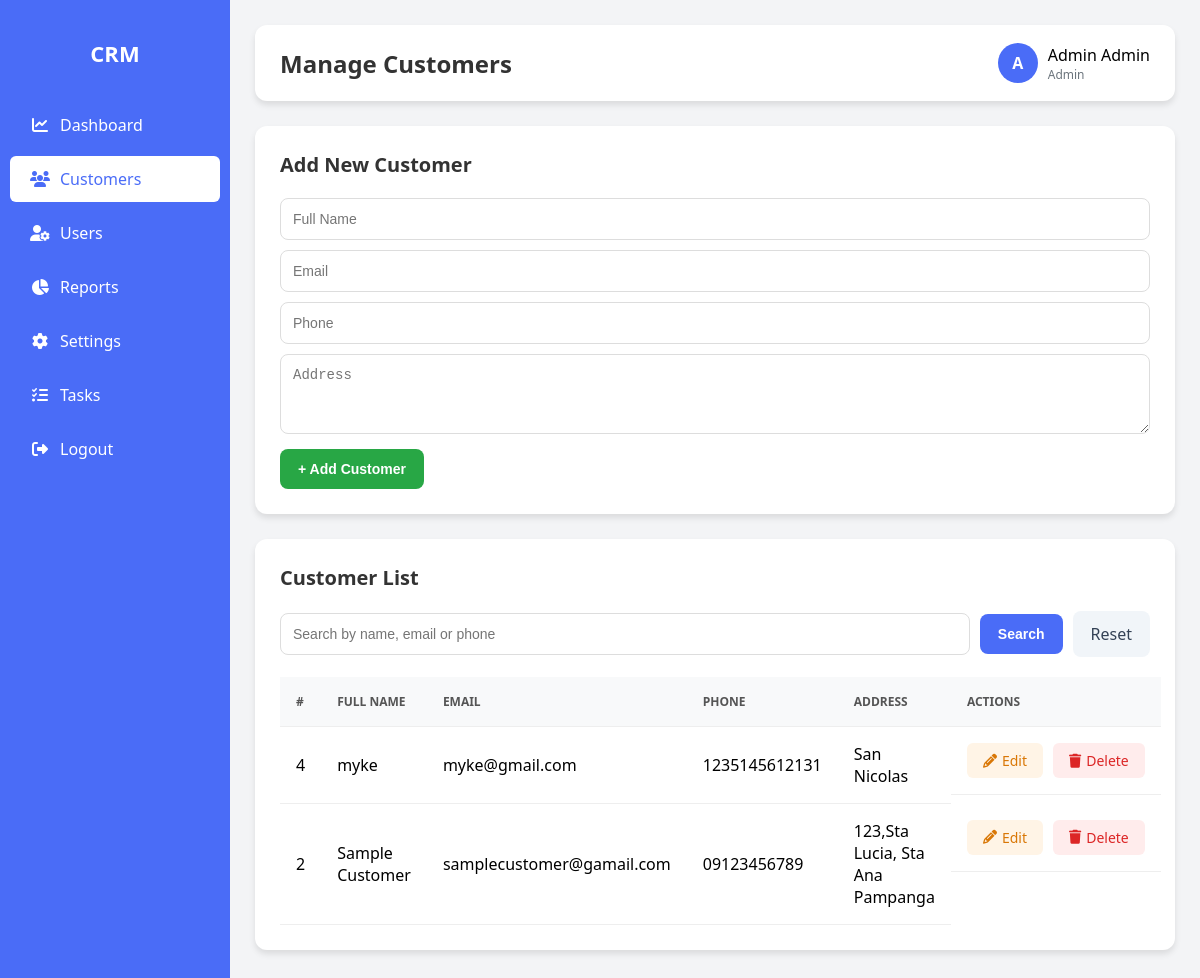
The app's page /customers.php (signed in) with its own data.
### tables this page shows
CREATE TABLE `users` (
  `id` int(11) NOT NULL,
  `name` varchar(100) NOT NULL,
  `email` varchar(100) NOT NULL,
  `password` varchar(255) NOT NULL,
  `role` enum('admin','user') DEFAULT 'user',
  `created_at` timestamp NOT NULL DEFAULT current_timestamp(),
  `updated_at` timestamp NOT NULL DEFAULT current_timestamp() ON UPDATE current_timestamp()
);

CREATE TABLE `customers` (
  `id` int(11) NOT NULL,
  `name` varchar(100) NOT NULL,
  `email` varchar(100) DEFAULT NULL,
  `phone` varchar(20) DEFAULT NULL,
  `address` text DEFAULT NULL,
  `created_at` timestamp NOT NULL DEFAULT current_timestamp()
);

### functions.php (called while the page is built, shortened)
<?php
function getUserDetails($user_id) {
    global $conn;
    $sql = "SELECT * FROM users WHERE id = ?";
    $stmt = $conn->prepare($sql);
    $stmt->bind_param("i", $user_id);
    $stmt->execute();
    $result = $stmt->get_result();
    if ($result->num_rows > 0) {
        $user = $result->fetch_assoc();
        $name_parts = explode(' ', $user['name'], 2);
        $user['first_name'] = $name_parts[0] ?? '';
        $user['last_name'] = $name_parts[1] ?? '';
        return $user;
    }
    return null;
}
?>

### customers.php (the view, shortened to what this page needs)
<?php
include 'config.php';
include 'functions.php';
$user_id = $_SESSION['user_id'];
$user = getUserDetails($user_id);
$role = $user['role'];
$user_name = $user['name'];
$search_term = $_GET['search'] ?? '';
if (!empty($search_term)) {
    $search_like = "%" . $search_term . "%";
    $stmt = $conn->prepare("SELECT * FROM customers WHERE name LIKE ? OR email LIKE ? OR phone LIKE ? ORDER BY id DESC");
    $stmt->bind_param("sss", $search_like, $search_like, $search_like);
    $stmt->execute();
    $result = $stmt->get_result();
    $stmt->close();
} else {
    $result = $conn->query("SELECT * FROM customers ORDER BY id DESC");
}
?>
<!DOCTYPE html>
<html lang="en">
<head>
    <link rel="stylesheet" href="https://cdnjs.cloudflare.com/ajax/libs/font-awesome/6.4.0/css/all.min.css">
</head>
<body>
    <?php include 'sidebar.php'; ?>
    <div class="main-content">
        <div class="header">
            <h2>Manage Customers</h2>
            <div class="header-actions">
                <div class="user-profile">
                    <div class="user-avatar">
                        <?php echo strtoupper(substr($user_name, 0, 1)); ?>
                    </div>
                    <div>
                        <div style="font-weight: 500;"><?php echo htmlspecialchars($user_name); ?></div>
                        <div style="font-size: 12px; color: var(--secondary);"><?php echo ucfirst($role); ?></div>
                    </div>
                </div>
            </div>
        </div>
        <div class="card">
            <h3>Add New Customer</h3>
            <form method="POST">
                <input type="text" name="name" placeholder="Full Name" required>
                <input type="email" name="email" placeholder="Email">
                <input type="text" name="phone" placeholder="Phone">
                <textarea name="address" placeholder="Address"></textarea>
                <button type="submit" name="add_customer" class="btn btn-add">+ Add Customer</button>
            </form>
        </div>
        <div class="card">
            <h3>Customer List</h3>
            <form method="GET" class="search-bar">
                <input type="text" name="search" placeholder="Search by name, email or phone" value="<?= htmlspecialchars($search_term) ?>">
                <button type="submit" class="btn btn-add">Search</button>
                <a href="customers.php" class="cancel-btn">Reset</a>
            </form>
            <table>
                <thead>
                    <tr>
                        <th>#</th>
                        <th>Full Name</th>
                        <th>Email</th>
                        <th>Phone</th>
                        <th>Address</th>
                        <th>Actions</th>
                    </tr>
                </thead>
                <tbody>
                    <?php while ($row = $result->fetch_assoc()) { ?>
                    <tr>
                        <td><?= $row['id']; ?></td>
                        <td><?= htmlspecialchars($row['name']); ?></td>
                        <td><?= htmlspecialchars($row['email']); ?></td>
                        <td><?= htmlspecialchars($row['phone']); ?></td>
                        <td><?= htmlspecialchars($row['address']); ?></td>
                        <td class="action-cell">
                            <a href="edit_customer.php?id=<?= $row['id']; ?>" class="btn btn-edit"><i class="fas fa-pencil-alt"></i> Edit</a>
                            <a href="customers.php?delete=<?= $row['id']; ?>" class="btn btn-delete" onclick="return confirm('Are you sure you want to delete this customer?');"><i class="fas fa-trash"></i> Delete</a>
                        </td>
                    </tr>
                    <?php } ?>
                </tbody>
            </table>
        </div>
    </div>
</body>
</html>

### customers.php (style rules this page uses)
:root { --primary: #4361ee; --secondary: #6c757d; --success: #28a745; --warning: #ffc107; --danger: #dc3545; --border-radius: 12px; --box-shadow: 0 4px 6px rgba(0, 0, 0, 0.1); }
.header { background: white; padding: 18px 25px; border-radius: var(--border-radius); box-shadow: var(--box-shadow); margin-bottom: 25px; display: flex; justify-content: space-between; align-items: center; }
.header h2 { margin: 0; font-size: 24px; color: #333; }
.header-actions { display: flex; align-items: center; gap: 15px; }
.user-profile { display: flex; align-items: center; gap: 10px; }
.user-avatar { width: 40px; height: 40px; border-radius: 50%; background: var(--primary); color: white; display: flex; justify-content: center; align-items: center; font-weight: bold; }
.card { background: white; padding: 25px; border-radius: var(--border-radius); box-shadow: var(--box-shadow); margin-bottom: 25px; }
.card h3 { margin-top: 0; margin-bottom: 20px; font-size: 20px; color: #333; }
table { width: 100%; border-collapse: collapse; }
table th, table td { padding: 16px; text-align: left; border-bottom: 1px solid #eee; }
table th { background: #f8f9fa; color: #555; font-size: 12px; font-weight: 600; text-transform: uppercase; }
.action-cell { display: flex; gap: 10px; }
.btn { padding: 8px 16px; border: none; border-radius: 6px; cursor: pointer; font-size: 14px; text-decoration: none; display: inline-flex; align-items: center; gap: 5px; font-weight: 500; transition: opacity 0.2s; }
.btn-edit { background: #fff4e6; color: #d97706; }
.btn-delete { background: #ffecec; color: #dc2626; }
.btn-add { background: var(--success); color: white; padding: 12px 18px; border-radius: 8px; font-weight: bold; }
input, textarea { width: 100%; padding: 12px; margin-bottom: 10px; border: 1px solid #ddd; border-radius: 8px; font-size: 14px; box-sizing: border-box; }
textarea { min-height: 80px; resize: vertical; }
.search-bar { display: flex; gap: 10px; align-items: center; margin-bottom: 20px; }
.search-bar input { flex: 1; margin: 0; }
.search-bar .btn-add { margin-top: 0; background-color: var(--primary); padding: 12px 18px; }
.cancel-btn { padding: 12px 18px; border-radius: 8px; background: #f1f5f9; color: #334155; text-decoration: none; font-weight: 500; }

### sidebar.php (style rules this page uses)
:root { --primary: #4a6cf7; --primary-dark: #3a5ad9; --secondary: #6c757d; --success: #28a745; --warning: #ffc107; --danger: #dc3545; --light: #f8f9fa; --dark: #343a40; --sidebar-width: 230px; --border-radius: 12px; --box-shadow: 0 4px 6px rgba(0, 0, 0, 0.1); --transition: all 0.3s ease; }
body { margin: 0; font-family: 'Segoe UI', Tahoma, Geneva, Verdana, sans-serif; display: flex; min-height: 100vh; background: #f3f4f6; }
.main-content { flex: 1; overflow-y: auto; padding: 25px; }

### records on screen
users: name "A", name "Admin Admin", role "Admin"
customers: id "4", name "myke", email "myke@gmail.com", phone "1235145612131", address "San Nicolas"
customers: id "2", name "Sample Customer", email "samplecustomer@gamail.com", phone "09123456789", address "123,Sta Lucia, Sta Ana Pampanga"
